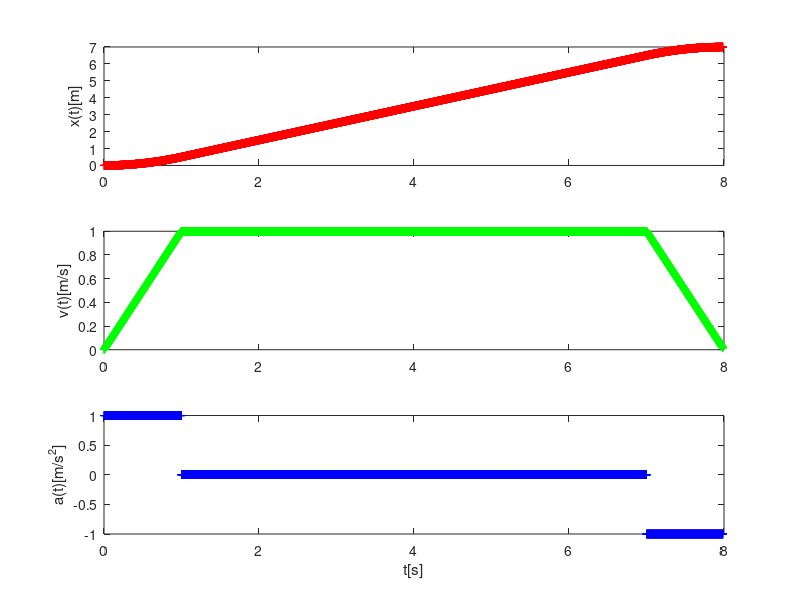

Write MATLAB code to recreate this figure.




% List of Points at time (one point = one line in matrix)
% Each Line: t, x, y, z
P = [0, 0,0,0;...
     1, 1,1,1;...
     2, 0,1,1;...
     3, 2,3,1];

% For each dimension:
     
% subplot(1,2,1);
% plot(P(:,2), P(:,3));
% xlabel('x');
% ylabel('y');
% subplot(1,2,2);
% plot(P(:,1), P(:,2));
% xlabel('t');
% ylabel('x');



%Points(t, x,y,z) = pt(P)
%Look at each dimension separately
%Boundary conditions:
  % maxaccel = 0.1

% From the PMAC Documentation for PVT Motion profiles:
% From the specified parameters for the move piece, and the beginning 
% position and velocity (from the end of the previous piece), PMAC 
% computes the only third-order position trajectory path to meet the 
% constraints. This results in linearly changing acceleration, a parabolic 
% velocity profile, and a cubic position profile for the piece.

% Command:
% PVT300
% X5:50
% Axis X, t=300, p=5, v=50
clf
%Vectors of results
T=[];
X=[];
V=[];
A=[];
%Input Parameters
x0=0;
v0=0;
a0=0;

xT=7;


vmax=1;
amax=1;
dt=0.001;
errorband=0.0001;

%Start values
x=x0;
v=v0;
a=a0;


t=0;
loop =1;
asign = 1;
while (loop)
    t=t+dt; 
    %bremsweg s = v0^2/2/a
    %if (xT-x < v^2/2/amax) %check bremsweg. if smaller, decel full.
    xrem = xT-x;  %remaining x  
    %if (abs(xrem) < abs(v*dt - 0.5*amax*dt^2))%check bremsweg. if smaller, decel full.
    if (abs(xT-x) < abs(v^2/2/amax))%check bremsweg. if smaller, decel full.
        %a=-sign(xT-x)*amax;
        asign =-1;
        %disp(['deccelerating t=', num2str(t),' a=',num2str(a)])
    else 
        asign = 1;
    end
    
    a=sign(xT-x)*asign*amax;  %calculate new a
    v=v+a*dt;                 %calculate new v
    if abs(v)>vmax %limit velocity
        v=sign(v)*vmax;
        a=0;
    end
    x=x + v*dt + 0.5*a*dt^2;  %calculate new x
    if (abs(xT-x)<errorband || t > 10) %if reached target or loopcounter = 1000
        loop=0;
    end
%    if (abs(xT-x) > abs(xT-x0))
%        disp('target couldnt be reached');
%        loop =0;
%    end
    T=[T,t];
    X=[X,x];
    V=[V,v];
    A=[A,a];
end
subplot (3,1,1);
plot(T, X,'r+');
ylabel('x(t)[m]');

subplot (3,1,2);
plot(T, V,'g+');
ylabel('v(t)[m/s]');

subplot (3,1,3);
plot(T, A,'b+');
ylabel('a(t)[m/s^2]');
xlabel('t[s]');

hold on;